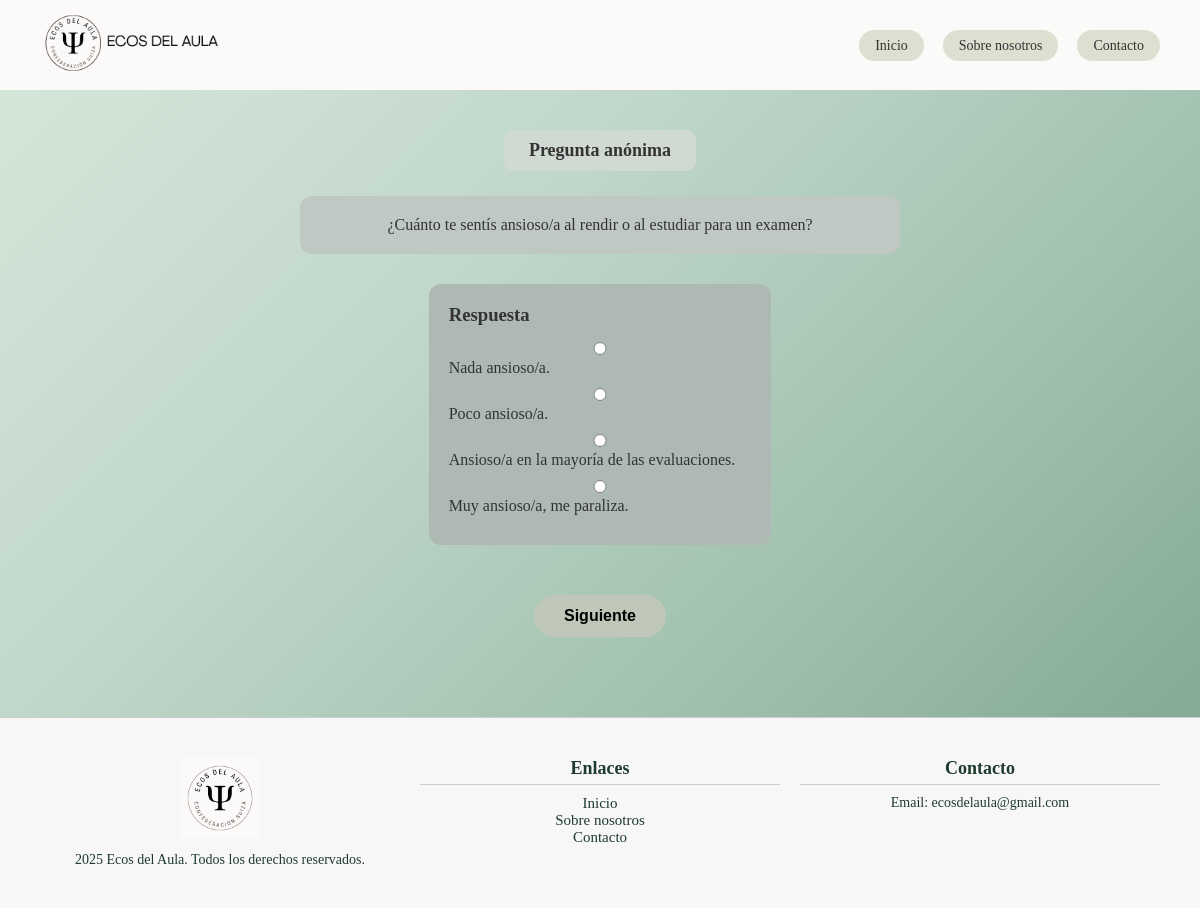
The app's page /preguntas.php?id=1 with its own data.
### tables this page shows
CREATE TABLE `preguntastest` (
  `id_pregunta` int(11) NOT NULL,
  `preguntas` varchar(100) NOT NULL
);

CREATE TABLE `respuestastest` (
  `id_respuesta` int(11) NOT NULL,
  `respuesta` text NOT NULL,
  `puntaje` int(11) NOT NULL
);

### preguntas.php (called while the page is built)
<?php
require_once "config.php";
require_once "views/preguntas.php";
?>

### views/preguntas.php (the view, shortened to what this page needs)
<?php
require_once('config.php');
$id = (int)$_GET['id'];
if ($id === 1) {
    $conn->query("DELETE FROM resultados");
}
$sqlPregunta = "SELECT * FROM preguntastest WHERE id_pregunta = $id";
$resPregunta = $conn->query($sqlPregunta);
$row = $resPregunta->fetch_assoc();
$pregunta = $row["preguntas"];
$sqlRespuestas = "
    SELECT r.id_respuesta, r.respuesta
    FROM respuestastest r
    INNER JOIN pregunta_respuesta pr ON r.id_respuesta = pr.id_respuesta
    WHERE pr.id_pregunta = $id
";
$resRespuestas = $conn->query($sqlRespuestas);
?>
<!DOCTYPE html>
<html lang="es">
<head>
  <link rel="stylesheet" href="estilos1.css" />
</head>
<body>
  <header>
    <div class="logo">
      <img src="img/ex.png" alt="Texto alternativo">
    </div>
    <nav>
      <a href="index.php">Inicio</a>
      <a href="sobreNosotros.php">Sobre nosotros</a>
      <a href="contactanos.php">Contacto</a>
    </nav>
  </header>
  <main class="encuesta-pregunta">
    <h2>Pregunta anónima</h2>
    <div class="pregunta">
      <p><?php echo $pregunta; ?></p>
    </div>
    <form action="guardar_respuesta.php" method="POST">
      <section class="respuestas">
        <h3>Respuesta</h3>
        <ul>
          <?php if ($resRespuestas->num_rows > 0): ?>
              <?php while ($row = $resRespuestas->fetch_assoc()): ?>
                  <li>
                    <label>
                      <input type="radio" name="respuesta" value="<?php echo $row['id_respuesta']; ?>" required>
                      <?php echo $row['respuesta']; ?>
                    </label>
                  </li>
              <?php endwhile; ?>
          <?php endif; ?>
        </ul>
      </section>
      <div class="navegacion">
        <button type="submit" class="siguiente">Siguiente</button>
      </div>
    </form>
  </main>
  <footer class="footer-completo">
    <div class="footer-columna">
      <img src="img/e.png" alt="Logo Ecos del Aula" class="footer-logo" />
      <p>2025 Ecos del Aula. Todos los derechos reservados.</p>
    </div>
    <div class="footer-columna">
      <h4>Enlaces</h4>
      <a href="index.php">Inicio</a><br />
      <a href="sobreNosotros.php">Sobre nosotros</a><br />
      <a href="contactanos.php">Contacto</a>
    </div>
    <div class="footer-columna">
      <h4>Contacto</h4>
      <p>Email: ecosdelaula@gmail.com</p>
    </div>
  </footer>
</body>
</html>

### estilos1.css (style rules this page uses)
* { margin: 0; padding: 0; box-sizing: border-box; }
body { font-family: 'Georgia', serif; background: linear-gradient(135deg, #d7e8da, #c2d8cc, #a0c0ad, #7aa18d); background-size: cover; color: #333; }
body { background: linear-gradient(135deg, #d7e8da, #c2d8cc, #a0c0ad, #7aa18d); font-family: Georgia, serif; }
.footer-completo { display: flex; justify-content: space-between; align-items: flex-start; background-color: #f7f7f7; padding: 40px; border-top: 1px solid #ccc; font-family: 'Georgia', serif; color: #1f3b2d; flex-wrap: wrap; gap: 20px; }
.footer-columna { flex: 1; min-width: 200px; }
.footer-logo { width: 80px; margin-bottom: 10px; }
.footer-columna h4 { font-size: 18px; margin-bottom: 10px; border-bottom: 1px solid #ccc; padding-bottom: 5px; }
.footer-columna a { text-decoration: none; color: #1f3b2d; font-size: 15px; }
.footer-columna p { font-size: 14px; }
.encuesta-pregunta { text-align: center; padding: 40px; }
.encuesta-pregunta h2 { background-color: #d1d9d3; display: inline-block; padding: 10px 25px; border-radius: 10px; margin-bottom: 25px; font-size: 18px; }
.pregunta { background-color: #bfc8c2; padding: 20px; margin: 0 auto 30px; max-width: 600px; border-radius: 12px; }
.pregunta p { margin: 0; font-size: 16px; font-weight: 500; }
.respuestas { background-color: #aeb9b3; padding: 20px; max-width: 600px; margin: 0 auto; border-radius: 12px; text-align: left; }
.respuestas h3 { margin-bottom: 15px; }
.respuestas ul { list-style: none; padding: 0; }
.respuestas li { margin-bottom: 10px; }
.respuestas button, .respuestas input { width: 100%; padding: 10px; border-radius: 8px; border: none; font-size: 16px; background-color: #e6ece9; }
.respuestas input { border: 1px solid #ccc; }
.navegacion { margin-top: 30px; display: flex; justify-content: center; gap: 40px; }
.navegacion button { padding: 12px 30px; background-color: #bfc8b8; border: none; border-radius: 25px; font-size: 16px; font-weight: bold; cursor: pointer; }
footer { background: #dcdcdc; padding: 15px; text-align: center; font-size: 14px; margin-top: 40px; }
header { display: flex; justify-content: space-between; align-items: center; padding: 15px 40px; background: #FBFAF8; position: sticky; top: 0; }
.logo { width: 200px; height: 60px; overflow: hidden; }
.logo img { width: 93%; height: 93%; object-fit: cover; object-position: center; }
nav a { margin-left: 15px; text-decoration: none; color: #333; padding: 8px 16px; background-color: #dbe0d1; border-radius: 20px; font-size: 14px; }
form { display: flex; flex-direction: column; }
form label { margin: 10px 0 5px; }
form input, form textarea { padding: 10px; border: none; border-radius: 10px; background: rgba(255, 255, 255, 0.7); font-size: 16px; }
form button { margin-top: 20px; padding: 12px; background-color: #d3d6c4; border: none; border-radius: 25px; font-weight: bold; cursor: pointer; font-size: 16px; }

### records on screen
preguntastest: preguntas "¿Cuánto te sentís ansioso/a al rendir o al estudiar para un examen?"
respuestastest: respuesta "Nada ansioso/a."
respuestastest: respuesta "Poco ansioso/a."
respuestastest: respuesta "Ansioso/a en la mayoría de las evaluaciones."
respuestastest: respuesta "Muy ansioso/a, me paraliza."
